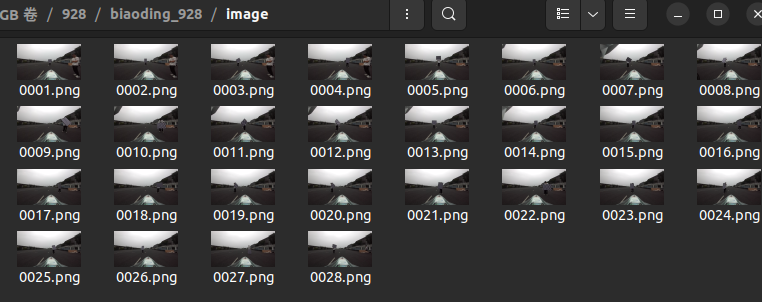
#> input picture image/1.png, 762 x 302 px
$ python remove_opencv.py
#> lines starting #> are read from the running program, lines starting #| are printed output that depends on the picture
import cv2
import numpy as np
import os
# ==============================================
# 你的相机参数（已确认是标准OpenCV格式，直接使用）
# ==============================================
K = np.array([
    [485.944457,   0.000000,   637.717299],
    [  0.000000, 485.491821,   351.173930],
    [  0.000000,   0.000000,     1.000000]
], dtype=np.float32)
D = np.array([-0.014489, -0.024145, 0.000000, 0.000000, 0.000000], dtype=np.float32)
# ==============================================
def main():
    print("="*50)
    print("        OpenCV 图像去畸变工具")
    print("="*50)
    print("说明：请将需要处理的图片放在本程序同一文件夹下")
    print("输入图片文件名（带扩展名，如 test.jpg）")
    print("输出将自动保存为 原文件名_r.扩展名")
    print("="*50)

    # 交互式输入文件名
    while True:
        input_filename = input("\n请输入要处理的图片文件名：").strip()

        # 检查文件是否存在
        if not os.path.exists(input_filename):
            print(f"❌ 错误：文件 '{input_filename}' 不存在，请检查文件名是否正确")
            continue

        # 检查是否是图片文件
        ext = os.path.splitext(input_filename)[1].lower()
        if ext not in ['.jpg', '.jpeg', '.png', '.bmp']:
            print(f"❌ 错误：不支持的文件格式 '{ext}'，请使用 jpg/jpeg/png/bmp 格式")
            continue

        break
#> this loop made 1 pass; the answer given on pass 1: image/1.png

    # 生成输出文件名
    name, ext = os.path.splitext(input_filename)
    output_filename = f"{name}_r{ext}"

    print(f"\n🔄 正在处理：{input_filename}")

    # 读取图片
    img = cv2.imread(input_filename)
#> img is the input picture: shape (302, 762, 3); mean B, G, R 68.3, 68.4, 68.9
    if img is None:
        print(f"❌ 错误：无法读取图片文件，可能文件已损坏")
        return

    # 执行去畸变
    img_undistorted = cv2.undistort(img, K, D)
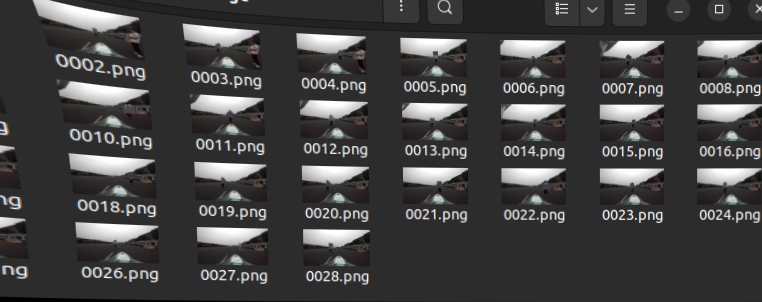
#> img_undistorted: shape (302, 762, 3); mean B, G, R 68, 68.1, 68.7

    # 保存结果
    cv2.imwrite(output_filename, img_undistorted)

    print(f"✅ 处理完成！")
    print(f"📥 输入文件：{input_filename}")
    print(f"📤 输出文件：{output_filename}")
    print(f"\n按回车键退出程序...")
    input()
if __name__ == "__main__":
    main()
